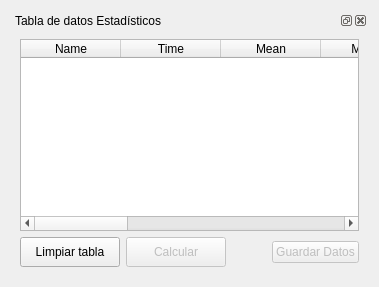
        <widget class="QWidget" name="tab">
         <attribute name="title">
          <string>Tabla de Informacion</string>
         </attribute>
         <layout class="QGridLayout" name="gridLayout">
          <item row="0" column="0">
           <widget class="QDockWidget" name="dockTablaEstadisticas">
            <property name="windowTitle">
             <string>Tabla de datos Estadísticos</string>
            </property>
            <widget class="QWidget" name="dockWidgetContents">
             <layout class="QGridLayout" name="gridLayout_23">
              <item row="0" column="0">
               <layout class="QVBoxLayout" name="verticalLayout_10">
                <item>
                 <widget class="QTableWidget" name="tabla_deDatos">
                  <property name="editTriggers">
                   <set>QAbstractItemView::NoEditTriggers</set>
                  </property>
                  <property name="textElideMode">
                   <enum>Qt::ElideMiddle</enum>
                  </property>
                  <property name="sortingEnabled">
                   <bool>true</bool>
                  </property>
                  <property name="wordWrap">
                   <bool>true</bool>
                  </property>
                  <property name="cornerButtonEnabled">
                   <bool>true</bool>
                  </property>
                  <attribute name="horizontalHeaderCascadingSectionResizes">
                   <bool>false</bool>
                  </attribute>
                  <attribute name="horizontalHeaderHighlightSections">
                   <bool>true</bool>
                  </attribute>
                  <attribute name="horizontalHeaderShowSortIndicator" stdset="0">
                   <bool>true</bool>
                  </attribute>
                  <attribute name="horizontalHeaderStretchLastSection">
                   <bool>false</bool>
                  </attribute>
                  <attribute name="verticalHeaderStretchLastSection">
                   <bool>false</bool>
                  </attribute>
                  <column>
                   <property name="text">
                    <string>Name</string>
                   </property>
                  </column>
                  <column>
                   <property name="text">
                    <string>Time</string>
                   </property>
                  </column>
                  <column>
                   <property name="text">
                    <string>Mean</string>
                   </property>
                  </column>
                  <column>
                   <property name="text">
                    <string>Median</string>
                   </property>
                  </column>
                  <column>
                   <property name="text">
                    <string>Standard deviation</string>
                   </property>
                  </column>
                  <column>
                   <property name="text">
                    <string>Variance</string>
                   </property>
                  </column>
                  <column>
                   <property name="text">
                    <string>Root Mean Square</string>
                   </property>
                  </column>
                  <column>
                   <property name="text">
                    <string>Minimum</string>
                   </property>
                  </column>
                  <column>
                   <property name="text">
                    <string>Maximum</string>
                   </property>
                  </column>
                  <column>
                   <property name="text">
                    <string>Range</string>
                   </property>
                  </column>
                 </widget>
                </item>
                <item>
                 <layout class="QHBoxLayout" name="horizontalLayout_4">
                  <item>
                   <widget class="QPushButton" name="btnLimpiarTabla">
                    <property name="minimumSize">
                     <size>
                      <width>100</width>
                      <height>30</height>
                     </size>
                    </property>
                    <property name="maximumSize">
                     <size>
                      <width>100</width>
                      <height>50</height>
                     </size>
                    </property>
                    <property name="text">
                     <string>Limpiar tabla</string>
                    </property>
                   </widget>
                  </item>
                  <item>
                   <widget class="QPushButton" name="btnCalcularDatos">
                    <property name="enabled">
                     <bool>false</bool>
                    </property>
                    <property name="minimumSize">
                     <size>
                      <width>100</width>
                      <height>30</height>
                     </size>
                    </property>
                    <property name="maximumSize">
                     <size>
                      <width>100</width>
                      <height>50</height>
                     </size>
                    </property>
                    <property name="layoutDirection">
                     <enum>Qt::LeftToRight</enum>
                    </property>
                    <property name="text">
                     <string>Calcular</string>
                    </property>
                   </widget>
                  </item>
                  <item>
                   <spacer name="horizontalSpacer_2">
                    <property name="orientation">
                     <enum>Qt::Horizontal</enum>
                    </property>
                    <property name="sizeHint" stdset="0">
                     <size>
                      <width>40</width>
                      <height>20</height>
                     </size>
                    </property>
                   </spacer>
                  </item>
                  <item>
                   <widget class="QPushButton" name="btnGuardarTabla">
                    <property name="enabled">
                     <bool>false</bool>
                    </property>
                    <property name="text">
                     <string>Guardar Datos</string>
                    </property>
                    <property name="icon">
                     <iconset resource="images.qrc">
                      <normaloff>:/imagenes/save_as.ico</normaloff>:/imagenes/save_as.ico</iconset>
                    </property>
                   </widget>
                  </item>
                 </layout>
                </item>
               </layout>
              </item>
             </layout>
            </widget>
           </widget>
          </item>
         </layout>
        </widget>
